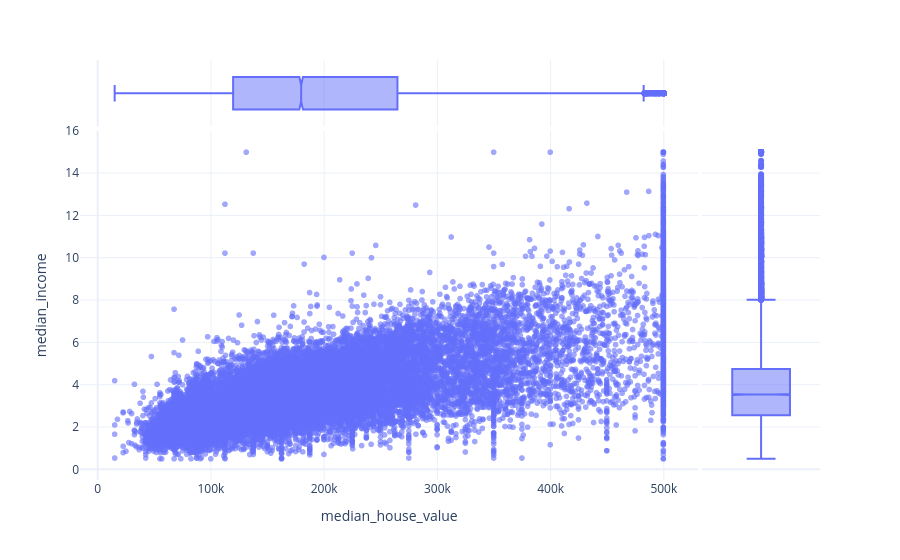

This figure's notebook cell:
### Code cell
px.scatter(
    df, 
    'median_house_value',
    'median_income',
    template='plotly_white',
    opacity=0.6,
    marginal_x='box',
    marginal_y='box'
)

### Figure 1 — Plotly figure (JSON) as saved in the notebook; plotly's stock layout.template omitted (floating-point values rounded to 4 significant figures; data arrays with more than 128 entries replaced by an {"elided": "..."} marker saying what was removed)
{"data": [{"hovertemplate": "median_house_value=%{x}<br>median_income=%{y}<extra></extra>", "legendgroup": "", "marker": {"color": "#636efa", "opacity": 0.6, "symbol": "circle"}, "mode": "markers", "name": "", "showlegend": false, "type": "scattergl", "x": {"elided": "20640 float values"}, "xaxis": "x", "y": {"elided": "20640 float values"}, "yaxis": "y"}, {"alignmentgroup": "True", "hovertemplate": "median_house_value=%{x}<extra></extra>", "legendgroup": "", "marker": {"color": "#636efa", "symbol": "circle"}, "name": "", "notched": true, "offsetgroup": "", "showlegend": false, "type": "box", "x": {"elided": "20640 float values"}, "xaxis": "x3", "yaxis": "y3"}, {"alignmentgroup": "True", "hovertemplate": "median_income=%{y}<extra></extra>", "legendgroup": "", "marker": {"color": "#636efa", "symbol": "circle"}, "name": "", "notched": true, "offsetgroup": "", "showlegend": false, "type": "box", "xaxis": "x2", "y": {"elided": "20640 float values"}, "yaxis": "y2"}], "layout": {"legend": {"tracegroupgap": 0}, "margin": {"t": 60}, "xaxis": {"anchor": "y", "domain": [0, 0.8358], "title": {"text": "median_house_value"}}, "xaxis2": {"anchor": "y2", "domain": [0.8408, 1], "matches": "x2", "showgrid": false, "showline": false, "showticklabels": false, "ticks": ""}, "xaxis3": {"anchor": "y3", "domain": [0, 0.8358], "matches": "x", "showgrid": true, "showticklabels": false}, "xaxis4": {"anchor": "y4", "domain": [0.8408, 1], "matches": "x2", "showgrid": false, "showline": false, "showticklabels": false, "ticks": ""}, "yaxis": {"anchor": "x", "domain": [0, 0.8316], "title": {"text": "median_income"}}, "yaxis2": {"anchor": "x2", "domain": [0, 0.8316], "matches": "y", "showgrid": true, "showticklabels": false}, "yaxis3": {"anchor": "x3", "domain": [0.8416, 1], "matches": "y3", "showgrid": false, "showline": false, "showticklabels": false, "ticks": ""}, "yaxis4": {"anchor": "x4", "domain": [0.8416, 1], "matches": "y3", "showgrid": true, "showline": false, "showticklabels": false, "ticks": ""}}}
